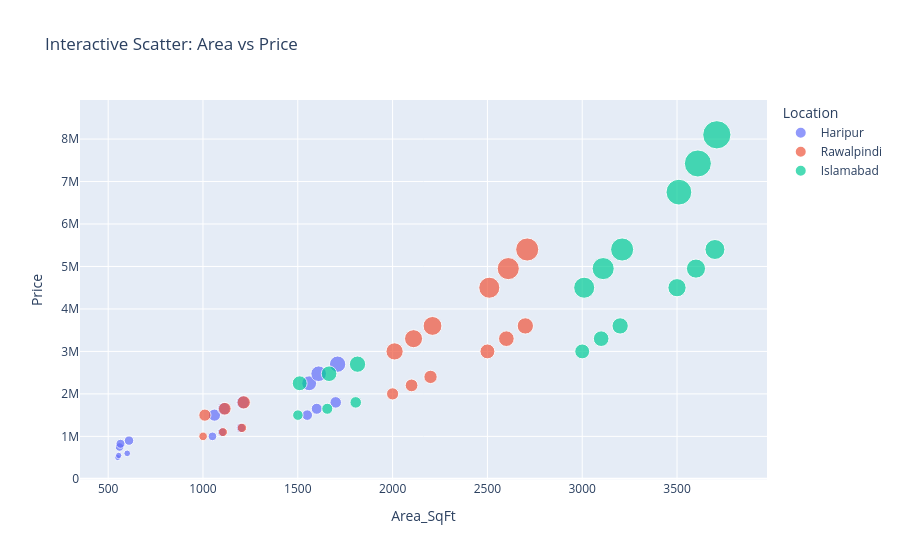

Source (notebook cell):
### Markdown cell above
## PLOTLY - INTERACTIVE PLOTs

### Code cell
# === 1. Scatter Plot - Interactive ===
fig = px.scatter(df, x='Area_SqFt', y='Price', color='Location', size='Rent',
                 hover_data=['Floor', 'Rooms', 'Furnished'],  # shows on hover
                 title='Interactive Scatter: Area vs Price')
fig.show()

### Figure 1 — Plotly figure (JSON) as saved in the notebook; plotly's stock layout.template omitted (floating-point values rounded to 4 significant figures)
{"data": [{"customdata": [[2, 1, "No"], [2, 1, "Yes"], [2, 2, "No"], [2, 2, "Yes"], [2, 3, "No"], [2, 3, "Yes"], [1, 1, "No"], [1, 1, "Yes"], [1, 2, "No"], [1, 2, "Yes"], [1, 3, "No"], [1, 3, "Yes"], [0, 1, "No"], [0, 1, "Yes"], [0, 2, "No"], [0, 2, "Yes"], [0, 3, "No"], [0, 3, "Yes"]], "hovertemplate": "Location=Haripur<br>Area_SqFt=%{x}<br>Price=%{y}<br>Rent=%{marker.size}<br>Floor=%{customdata[0]}<br>Rooms=%{customdata[1]}<br>Furnished=%{customdata[2]}<extra></extra>", "legendgroup": "Haripur", "marker": {"color": "#636efa", "size": [5000, 10000, 10000, 20000, 15000, 30000, 5500, 11000, 11000, 22000, 16500, 33000, 6000, 12000, 12000, 24000, 18000, 36000], "sizemode": "area", "sizeref": 270, "symbol": "circle"}, "mode": "markers", "name": "Haripur", "orientation": "v", "showlegend": true, "type": "scatter", "x": [550.5, 560.0, 1050.0, 1060.0, 1550.0, 1560.0, 555.5, 565.0, 1100.0, 1110.0, 1600.0, 1610.0, 600.5, 610.0, 1200.0, 1210.0, 1700.0, 1710.0], "xaxis": "x", "y": [500000, 750000, 1000000, 1500000, 1500000, 2250000, 550000, 825000, 1100000, 1650000, 1650000, 2475000, 600000, 900000, 1200000, 1800000, 1800000, 2700000], "yaxis": "y"}, {"customdata": [[2, 1, "No"], [2, 1, "Yes"], [2, 2, "No"], [2, 2, "Yes"], [2, 3, "No"], [2, 3, "Yes"], [1, 1, "No"], [1, 1, "Yes"], [1, 2, "No"], [1, 2, "Yes"], [1, 3, "No"], [1, 3, "Yes"], [0, 1, "No"], [0, 1, "Yes"], [0, 2, "No"], [0, 2, "Yes"], [0, 3, "No"], [0, 3, "Yes"]], "hovertemplate": "Location=Rawalpindi<br>Area_SqFt=%{x}<br>Price=%{y}<br>Rent=%{marker.size}<br>Floor=%{customdata[0]}<br>Rooms=%{customdata[1]}<br>Furnished=%{customdata[2]}<extra></extra>", "legendgroup": "Rawalpindi", "marker": {"color": "#EF553B", "size": [10000, 20000, 20000, 40000, 30000, 60000, 11000, 22000, 22000, 44000, 33000, 66000, 12000, 24000, 24000, 48000, 36000, 72000], "sizemode": "area", "sizeref": 270, "symbol": "circle"}, "mode": "markers", "name": "Rawalpindi", "orientation": "v", "showlegend": true, "type": "scatter", "x": [1000.0, 1010.0, 2000.0, 2010.0, 2500.0, 2510.0, 1106.0, 1115.0, 2100.0, 2110.0, 2600.0, 2610.0, 1206.0, 1215.0, 2200.0, 2210.0, 2700.0, 2710.0], "xaxis": "x", "y": [1000000, 1500000, 2000000, 3000000, 3000000, 4500000, 1100000, 1650000, 2200000, 3300000, 3300000, 4950000, 1200000, 1800000, 2400000, 3600000, 3600000, 5400000], "yaxis": "y"}, {"customdata": [[2, 1, "No"], [2, 1, "Yes"], [2, 2, "No"], [2, 2, "Yes"], [2, 3, "No"], [2, 3, "Yes"], [1, 1, "No"], [1, 1, "Yes"], [1, 2, "No"], [1, 2, "Yes"], [1, 3, "No"], [1, 3, "Yes"], [0, 1, "No"], [0, 1, "Yes"], [0, 2, "No"], [0, 2, "Yes"], [0, 3, "No"], [0, 3, "Yes"]], "hovertemplate": "Location=Islamabad<br>Area_SqFt=%{x}<br>Price=%{y}<br>Rent=%{marker.size}<br>Floor=%{customdata[0]}<br>Rooms=%{customdata[1]}<br>Furnished=%{customdata[2]}<extra></extra>", "legendgroup": "Islamabad", "marker": {"color": "#00cc96", "size": [15000, 30000, 30000, 60000, 45000, 90000, 16500, 33000, 33000, 66000, 49500, 99000, 18000, 36000, 36000, 72000, 54000, 108000], "sizemode": "area", "sizeref": 270, "symbol": "circle"}, "mode": "markers", "name": "Islamabad", "orientation": "v", "showlegend": true, "type": "scatter", "x": [1500.0, 1510.0, 3000.0, 3010.0, 3500.0, 3510.0, 1656.0, 1665.0, 3100.0, 3110.0, 3600.0, 3610.0, 1806.0, 1815.0, 3200.0, 3210.0, 3700.0, 3710.0], "xaxis": "x", "y": [1500000, 2250000, 3000000, 4500000, 4500000, 6750000, 1650000, 2475000, 3300000, 4950000, 4950000, 7425000, 1800000, 2700000, 3600000, 5400000, 5400000, 8100000], "yaxis": "y"}], "layout": {"legend": {"itemsizing": "constant", "title": {"text": "Location"}, "tracegroupgap": 0}, "title": {"text": "Interactive Scatter: Area vs Price"}, "xaxis": {"anchor": "y", "domain": [0, 1], "title": {"text": "Area_SqFt"}}, "yaxis": {"anchor": "x", "domain": [0, 1], "title": {"text": "Price"}}}}
